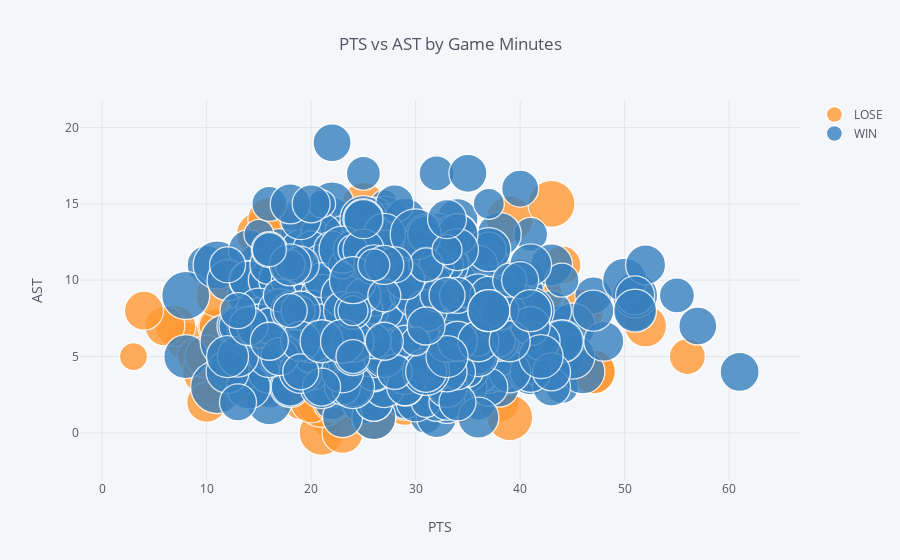

The code cell stored with this chart in its notebook:
### Code cell
data.iplot(x='PTS',
           y='AST',
           mode='markers',
           size=data['MP'],      #Depende on the value of the variable to determine the size
           categories='WIN',    #One variable would contain different categories, so let the plot present
           xTitle='PTS',
           yTitle='AST',
           title='PTS vs AST by Game Minutes')

### Figure 1 — Plotly figure (JSON) as saved in the notebook; plotly's stock layout.template omitted (floating-point values rounded to 4 significant figures; data arrays with more than 128 entries replaced by an {"elided": "..."} marker saying what was removed)
{"data": [{"marker": {"color": "rgba(255, 153, 51, 1.0)", "line": {"width": 1.3}, "opacity": 0.8, "size": {"elided": "1143 int values"}, "symbol": "circle"}, "mode": "markers", "name": "LOSE", "textfont": {"color": "#4D5663"}, "type": "scatter", "uid": "fcec65e5-b798-4ca4-92fe-8d1c0d2b015e", "x": {"elided": "382 int values"}, "y": {"elided": "382 int values"}}, {"marker": {"color": "rgba(55, 128, 191, 1.0)", "line": {"width": 1.3}, "opacity": 0.8, "size": {"elided": "1143 int values"}, "symbol": "circle"}, "mode": "markers", "name": "WIN", "textfont": {"color": "#4D5663"}, "type": "scatter", "uid": "41215db3-1ec4-411a-a323-e2737bc21629", "x": {"elided": "761 int values"}, "y": {"elided": "761 int values"}}], "layout": {"legend": {"bgcolor": "#F5F6F9", "font": {"color": "#4D5663"}}, "paper_bgcolor": "#F5F6F9", "plot_bgcolor": "#F5F6F9", "title": {"font": {"color": "#4D5663"}, "text": "PTS vs AST by Game Minutes"}, "xaxis": {"gridcolor": "#E1E5ED", "showgrid": true, "tickfont": {"color": "#4D5663"}, "title": {"font": {"color": "#4D5663"}, "text": "PTS"}, "zerolinecolor": "#E1E5ED"}, "yaxis": {"gridcolor": "#E1E5ED", "showgrid": true, "tickfont": {"color": "#4D5663"}, "title": {"font": {"color": "#4D5663"}, "text": "AST"}, "zerolinecolor": "#E1E5ED"}}}
